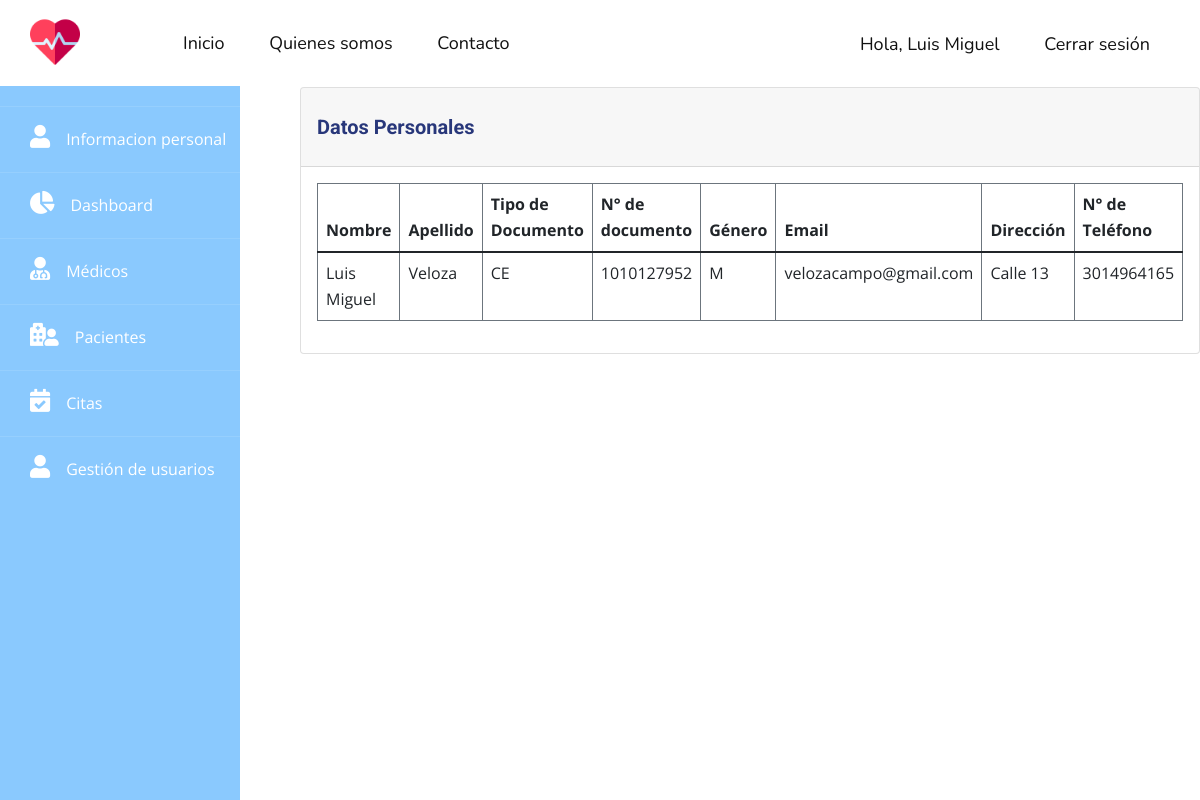
Screenshot of /profile (signed in) with the database file from the repository.
### tables this page shows
CREATE TABLE users (id INTEGER PRIMARY KEY AUTOINCREMENT NOT NULL UNIQUE, first_name VARCHAR NOT NULL, last_name VARCHAR NOT NULL, email VARCHAR UNIQUE NOT NULL, phone VARCHAR, document_type VARCHAR (2) NOT NULL, document_number INTEGER NOT NULL UNIQUE, gender CHAR NOT NULL, address VARCHAR NOT NULL, password VARCHAR NOT NULL, role INTEGER NOT NULL, status INTEGER NOT NULL DEFAULT (1));

### app.py (the view)
@app.route('/profile', methods=('GET', 'POST'))
@login_required
def profile():
    return render_template('profile.html')

### app.py (called while the page is built)
def login_required(view):
    @functools.wraps(view)
    def wrapped_view(**kwargs):
        if g.user is None:
            return redirect(url_for('login'))
        return view(**kwargs)
    return wrapped_view

@app.before_request
def load_logged_in_user():
    user_id = session.get('user_id')
    if user_id is None:
        g.user = None
    else:
        db = get_db()
        g.user = db.execute('SELECT * FROM users WHERE id = ?', (user_id,)).fetchone()

### db.py (called while the page is built)
def get_db():
    try:
        if 'db' not in g:
            g.db = sqlite3.connect('hospital.db')
        return g.db
    except Error:
        print(Error)

### templates/profile.html (shortened to what this page needs)
{% extends "layout.html" %}
{% block content %}
    {% include '/template-parts/sidebar.html' %}
    <div class="main">
        <div class="card">
            <div class="card-header">
                <h2>Datos Personales</h2>
            </div>
            <div class="card-body">
                <table class="table table-bordered border-secondary">
                    <thead>
                    <tr>
                        <th scope="col">Nombre</th>
                        <th scope="col">Apellido</th>
                        <th scope="col">Tipo de Documento</th>
                        <th scope="col">N° de documento</th>
                        <th scope="col">Género</th>
                        <th scope="col">Email</th>
                        <th scope="col">Dirección</th>
                        <th scope="col">N° de Teléfono</th>
                    </tr>
                    </thead>
                    <tbody>
                    <tr>
                        <td>{{ g.user[1] }}</td>
                        <td>{{ g.user[2] }}</td>
                        <td>{{ g.user[5] }}</td>
                        <td>{{ g.user[6] }}</td>
                        <td>{{ g.user[7] }}</td>
                        <td>{{ g.user[3] }}</td>
                        <td>{{ g.user[8] }}</td>
                        <td>{{ g.user[4] }}</td>
                    </tr>
                    </tbody>
                </table>
            </div>
        </div>
    </div>
{% endblock %}

### templates/template-parts/header.html (shortened to what this page needs)
<header class="u-clearfix u-header u-header" id="sec-f901">
    <div class="u-clearfix u-sheet u-sheet-1">
        <a href="{{ url_for('index') }}" class="u-image u-logo u-image-1" data-image-width="512"
           data-image-height="512">
            <img src="{{ url_for('static', filename="images/cardiogram.png") }}" class="u-logo-image u-logo-image-1"
                 alt="">
        </a>
        <nav class="u-menu u-menu-dropdown u-offcanvas u-menu-1">
            <div class="u-custom-menu u-nav-container">
                <ul class="u-custom-font u-nav u-unstyled u-nav-1">
                    <li class="u-nav-item">
                        <a class="u-active-custom-color-2 u-button-style u-hover-custom-color-1 u-nav-link u-text-active-black u-text-hover-white"
                           href="{{ url_for('index') }}" style="padding: 10px 20px;">Inicio</a>
                    </li>
                    <li class="u-nav-item">
                        <a class="u-active-custom-color-2 u-button-style u-hover-custom-color-1 u-nav-link u-text-active-black u-text-hover-white"
                           href="{{ url_for('about_us') }}" style="padding: 10px 20px;">Quienes somos</a>
                    </li>
                    <li class="u-nav-item">
                        <a class="u-active-custom-color-2 u-button-style u-hover-custom-color-1 u-nav-link u-text-active-black u-text-hover-white"
                           href="{{ url_for('contact_us') }}" style="padding: 10px 20px;">Contacto</a>
                    </li>
                </ul>
            </div>
        </nav>
        <nav class="u-menu u-menu-dropdown u-offcanvas u-menu-2">
            <div class="u-custom-menu u-nav-container">
                <ul class="u-custom-font u-nav u-unstyled u-nav-3">
                    {% if not g.user %}
                        <li class="u-nav-item"><a
                                class="u-active-custom-color-2 u-button-style u-hover-custom-color-1 u-nav-link u-text-active-black u-text-hover-white"
                                href="{{ url_for('login') }}" style="padding: 10px 20px;">Iniciar sesión</a>
                        </li>
                        <li class="u-nav-item"><a
                                class="u-active-custom-color-2 u-button-style u-hover-custom-color-1 u-nav-link u-text-active-black u-text-hover-white"
                                href="{{ url_for('register') }}" style="padding: 10px 20px;">Registrarse</a>
                        </li>
                    {% else %}
                        <li class="u-nav-item"><a
                                class="u-active-custom-color-2 u-button-style u-hover-custom-color-1 u-nav-link u-text-active-black u-text-hover-white"
                                href="{{ url_for('dashboard') }}" style="padding: 10px 20px;">Hola, {{ g.user[1] }}</a>
                        </li>
                        <li class="u-nav-item"><a
                                class="u-active-custom-color-2 u-button-style u-hover-custom-color-1 u-nav-link u-text-active-black u-text-hover-white"
                                href="{{ url_for('logout') }}" style="padding: 10px 20px;">Cerrar sesión</a>
                        </li>
                    {% endif %}
                </ul>
            </div>
        </nav>
    </div>
</header>

### static/css/app.css (style rules this page uses)
* { margin: 0; padding: 0; text-decoration: none; }
li { list-style: none; }
ul { padding-left: 0; }
.sidebar + .main { margin-left: 300px; }
.sidebar + .main h2 { color: #28377a; font-size: 20px; font-weight: bold; }

### rows the page displays
users: first_name "Luis Miguel", last_name "Veloza", document_type "CE", document_number "1010127952", gender "M", email "velozacampo@gmail.com", address "Calle 13", phone "3014964165"
